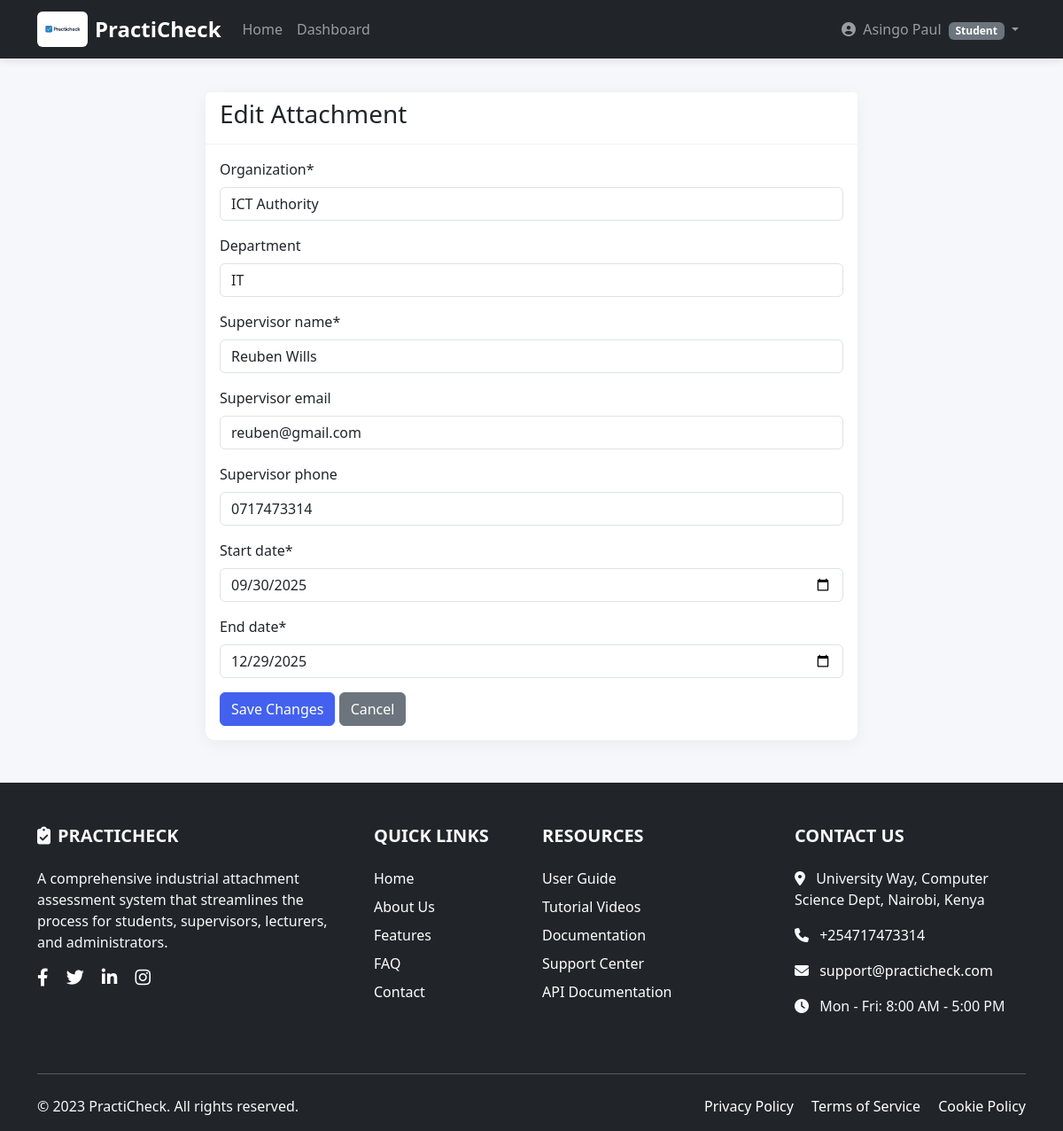
Page /attachments/edit/1/ (signed in) on the committed database.
### accounts/models.py (models this page shows, shortened)
class CustomUser(AbstractUser):
    username = None  # Remove default username
    USER_TYPE_CHOICES = (
        (1, "Student"),
        (2, "Supervisor"),
        (3, "Lecturer"),
        (4, "Admin"),
    )
    user_type = models.PositiveSmallIntegerField(choices=USER_TYPE_CHOICES, default=1)
    email = models.EmailField(unique=True)
    USERNAME_FIELD = 'email'
    REQUIRED_FIELDS = []  # Remove 'username' from required fields
    objects = CustomUserManager()  # Add this line

### attachments/models.py (models this page shows, shortened)
class Attachment(models.Model):
    student = models.ForeignKey(User, on_delete=models.CASCADE, related_name='attachments')
    industry = models.ForeignKey(Industry, on_delete=models.SET_NULL, null=True, blank=True)
    organization = models.CharField(max_length=200)
    department = models.CharField(max_length=100, blank=True)
    supervisor_name = models.CharField(max_length=100)
    supervisor_email = models.EmailField(blank=True)  # Make it optional temporarily
    supervisor_phone = models.CharField(max_length=15, blank=True)
    start_date = models.DateField()
    end_date = models.DateField()
    report = models.FileField(upload_to="reports/", blank=True, null=True)
    status = models.CharField(max_length=20, choices=(
        ('pending', 'Pending Approval'),
        ('approved', 'Approved'),
        ('ongoing', 'Ongoing'),
        ('completed', 'Completed'),
        ('cancelled', 'Cancelled'),
    ), default='pending')
    created_at = models.DateTimeField(auto_now_add=True)
    updated_at = models.DateTimeField(auto_now=True)
    class Meta:
        constraints = [
            models.UniqueConstraint(fields=['student'], name='unique_student_attachment')
        ]

### attachments/views.py (the view)
# urls.py: path('edit/<int:attachment_id>/', views.edit_attachment, name='edit_attachment'),
@login_required
def edit_attachment(request, attachment_id):
    attachment = get_object_or_404(Attachment, id=attachment_id, student=request.user)
    if attachment.status not in ['pending', 'approved']:
        messages.error(request, 'You can only edit pending or approved attachments.')
        return redirect('attachments:dashboard')
    if request.method == 'POST':
        form = AttachmentForm(request.POST, instance=attachment)
        if form.is_valid():
            form.save()
            messages.success(request, 'Attachment updated successfully!')
            return redirect('attachments:dashboard')
    else:
        form = AttachmentForm(instance=attachment)
    return render(request, 'attachments/edit_attachment.html', {'form': form, 'attachment': attachment})

### attachments/forms.py (shortened to what this page needs)
class AttachmentForm(forms.ModelForm):
    class Meta:
        model = Attachment
        fields = ['organization', 'department', 'supervisor_name', 'supervisor_email',
                 'supervisor_phone', 'start_date', 'end_date']
        widgets = {
            'start_date': forms.DateInput(attrs={'type': 'date', 'class': 'form-control'}),
            'end_date': forms.DateInput(attrs={'type': 'date', 'class': 'form-control'}),
            'organization': forms.TextInput(attrs={'class': 'form-control', 'placeholder': 'Company/Organization name'}),
            'department': forms.TextInput(attrs={'class': 'form-control', 'placeholder': 'Department/Section'}),
            'supervisor_name': forms.TextInput(attrs={'class': 'form-control', 'placeholder': 'Full name'}),
            'supervisor_email': forms.EmailInput(attrs={'class': 'form-control', 'placeholder': 'email@example.com'}),
            'supervisor_phone': forms.TextInput(attrs={'class': 'form-control', 'placeholder': 'Phone number'}),
        }

### accounts/context_processors.py (called while the page is built)
def user_type(request):
    return {
        'user_type': request.user.user_type if request.user.is_authenticated else None,
        'user_type_display': request.user.get_user_type_display() if request.user.is_authenticated else None,
    }

### attachments/templates/attachments/edit_attachment.html (shortened to what this page needs)
{% extends 'base.html' %}
{% load crispy_forms_tags %}
{% block content %}
<div class="container mt-4">
    <div class="row">
        <div class="col-md-8 offset-md-2">
            <div class="card">
                <div class="card-header">
                    <h3>Edit Attachment</h3>
                </div>
                <div class="card-body">
                    <form method="post" enctype="multipart/form-data">
                        {{ form|crispy }}
                        <div class="form-group mt-3">
                            <button type="submit" class="btn btn-primary">Save Changes</button>
                            <a href="{% url 'attachments:attachment_detail' attachment.id %}" class="btn btn-secondary">Cancel</a>
                        </div>
                    </form>
                </div>
            </div>
        </div>
    </div>
</div>
{% endblock %}

### templates/header.html (shortened to what this page needs)
{% load static %}
<header>
    <nav class="navbar navbar-expand-lg navbar-dark bg-dark fixed-top">
        <div class="container">
            <a class="navbar-brand d-flex align-items-center" href="{% url 'home' %}">
                <img src="{% static 'images/practicheck.png' %}"
                     alt="PractiCheck Logo"
                     style="height: 40px; width: auto;"
                     class="me-2">
                <span class="fw-bold text-white fs-4">PractiCheck</span>
            </a>
            <div class="collapse navbar-collapse" id="navbarNav">
                <ul class="navbar-nav me-auto">
                    <li class="nav-item">
                        <a class="nav-link" href="{% url 'home' %}">Home</a>
                    </li>
                    {% if user.is_authenticated %}
                    <li class="nav-item">
                        {% if user.user_type == 1 %}
                            <a class="nav-link" href="{% url 'attachments:dashboard' %}">Dashboard</a>
                        {% elif user.user_type == 2 %}
                            <a class="nav-link" href="{% url 'evaluations:supervisor_dashboard' %}">Dashboard</a>
                        {% elif user.user_type == 3 %}
                            <a class="nav-link" href="{% url 'evaluations:lecturer_dashboard' %}">Dashboard</a>
                        {% endif %}
                    </li>
                    {% endif %}
                </ul>
                <ul class="navbar-nav">
                    {% if user.is_authenticated %}
                    <li class="nav-item dropdown">
                        <a class="nav-link dropdown-toggle" href="#" role="button" data-bs-toggle="dropdown">
                            <i class="fas fa-user-circle me-1"></i>
                            {{ user.get_full_name|default:"No Name" }}
                            <small class="badge bg-secondary ms-1">
                                {{ user.get_user_type_display }}
                            </small>
                        </a>
                    </li>
                    {% endif %}
                </ul>
            </div>
        </div>
    </nav>
</header>

### static/css/style.css (style rules this page uses)
:root { --primary: #4361ee; --secondary: #3f37c9; --success: #4cc9f0; --info: #4895ef; --warning: #f72585; --danger: #e63946; --light: #f8f9fa; --dark: #212529; --gray: #6c757d; }
body { font-family: 'Segoe UI', Tahoma, Geneva, Verdana, sans-serif; background-color: #f5f7fb; color: #333; }
.navbar { box-shadow: 0 2px 10px rgba(0, 0, 0, 0.1); }
.card { border: none; border-radius: 10px; box-shadow: 0 4px 20px rgba(0, 0, 0, 0.05); transition: transform 0.3s, box-shadow 0.3s; }
.card-header { background: white; border-bottom: 1px solid rgba(0, 0, 0, 0.05); font-weight: 600; }
.btn-primary { background-color: var(--primary); border-color: var(--primary); }

### templates/header.html (style rules this page uses)
.navbar-brand img { background: #ffffff; padding: 3px; border-radius: 6px; }
body { padding-top: 80px; }

### rows in the picture
CustomUser: get_full_name "Asingo Paul", user_type "Student"
Attachment: organization "ICT Authority", department "IT", supervisor_name "Reuben Wills", supervisor_email "reuben@gmail.com", supervisor_phone "0717473314", start_date "09/30/2025", end_date "12/29/2025"
